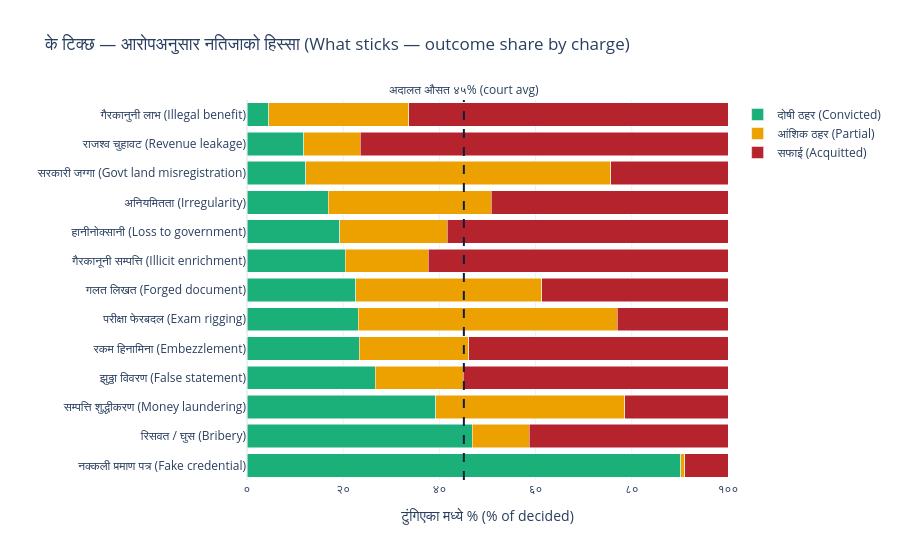

Notebook source saved alongside this figure:
### Markdown cell above
## 3. What actually sticks — conviction depends on what was charged

The court average hides enormous spread. **Fake-credential** cases (नक्कली प्रमाण पत्र) convict at
~90%; the core financial-graft families — embezzlement, loss to government, illegal benefit — convict
far below average. Each bar is one offense family's decided cases split 100% Convicted / Partial /
Acquitted, sorted so the most-convicting charge is on top. The dashed line is the court-wide
conviction rate.

### Code cell
df = outcome_by_charge.copy()
df["total"] = df.convicted + df.partial + df.acquitted
df["conv_pct"] = df.convicted / df.total * 100
df = df.sort_values("conv_pct")   # ascending -> highest ends up at the top of a horizontal bar
df["label"] = df.charge_ne + " (" + df.charge_en + ")"
for c in ["convicted", "partial", "acquitted"]:
    df[c + "_pct"] = df[c] / df.total * 100
long = df.melt(id_vars="label", value_vars=["convicted_pct", "partial_pct", "acquitted_pct"],
               var_name="outcome", value_name="pct")
long["outcome"] = long.outcome.map({"convicted_pct": L_CONV, "partial_pct": L_PART, "acquitted_pct": L_ACQ})
fig = px.bar(long, y="label", x="pct", color="outcome", orientation="h", color_discrete_map=OUT,
             category_orders={"label": df.label.tolist(), "outcome": [L_CONV, L_PART, L_ACQ]},
             title="के टिक्छ — आरोपअनुसार नतिजाको हिस्सा (What sticks — outcome share by charge)")
fig.update_layout(barmode="stack", xaxis_title="टुंगिएका मध्ये % (% of decided)", yaxis_title="",
                  legend_title="", height=560)
pct_ticks(fig, "x")
fig.add_vline(x=AVG, line_dash="dash", line_color=NAVY,
              annotation_text=f"अदालत औसत {dev(f'{AVG:.0f}')}% (court avg)", annotation_position="top")
fig

### Figure 1 — Plotly figure (JSON) as saved in the notebook; plotly's stock layout.template omitted (floating-point values rounded to 4 significant figures)
{"data": [{"hovertemplate": "outcome=दोषी ठहर (Convicted)<br>pct=%{x}<br>label=%{y}<extra></extra>", "legendgroup": "दोषी ठहर (Convicted)", "marker": {"color": "#1baf7a", "pattern": {"shape": ""}}, "name": "दोषी ठहर (Convicted)", "orientation": "h", "showlegend": true, "textposition": "auto", "type": "bar", "x": [4.478, 11.76, 12.2, 16.92, 19.25, 20.43, 22.58, 23.08, 23.32, 26.67, 39.29, 46.84, 90.19], "xaxis": "x", "y": ["गैरकानुनी लाभ (Illegal benefit)", "राजश्व चुहावट (Revenue leakage)", "सरकारी जग्गा (Govt land misregistration)", "अनियमितता (Irregularity)", "हानीनोक्सानी (Loss to government)", "गैरकानूनी सम्पत्ति (Illicit enrichment)", "गलत लिखत (Forged document)", "परीक्षा फेरबदल (Exam rigging)", "रकम हिनामिना (Embezzlement)", "झुठ्ठा विवरण (False statement)", "सम्पत्ति शुद्धीकरण (Money laundering)", "रिसवत / घुस (Bribery)", "नक्कली प्रमाण पत्र (Fake credential)"], "yaxis": "y"}, {"hovertemplate": "outcome=आंशिक ठहर (Partial)<br>pct=%{x}<br>label=%{y}<extra></extra>", "legendgroup": "आंशिक ठहर (Partial)", "marker": {"color": "#eda100", "pattern": {"shape": ""}}, "name": "आंशिक ठहर (Partial)", "orientation": "h", "showlegend": true, "textposition": "auto", "type": "bar", "x": [29.1, 11.76, 63.41, 33.85, 22.36, 17.2, 38.71, 53.85, 22.79, 18.33, 39.29, 11.85, 0.7911], "xaxis": "x", "y": ["गैरकानुनी लाभ (Illegal benefit)", "राजश्व चुहावट (Revenue leakage)", "सरकारी जग्गा (Govt land misregistration)", "अनियमितता (Irregularity)", "हानीनोक्सानी (Loss to government)", "गैरकानूनी सम्पत्ति (Illicit enrichment)", "गलत लिखत (Forged document)", "परीक्षा फेरबदल (Exam rigging)", "रकम हिनामिना (Embezzlement)", "झुठ्ठा विवरण (False statement)", "सम्पत्ति शुद्धीकरण (Money laundering)", "रिसवत / घुस (Bribery)", "नक्कली प्रमाण पत्र (Fake credential)"], "yaxis": "y"}, {"hovertemplate": "outcome=सफाई (Acquitted)<br>pct=%{x}<br>label=%{y}<extra></extra>", "legendgroup": "सफाई (Acquitted)", "marker": {"color": "#B5242C", "pattern": {"shape": ""}}, "name": "सफाई (Acquitted)", "orientation": "h", "showlegend": true, "textposition": "auto", "type": "bar", "x": [66.42, 76.47, 24.39, 49.23, 58.39, 62.37, 38.71, 23.08, 53.89, 55.0, 21.43, 41.31, 9.019], "xaxis": "x", "y": ["गैरकानुनी लाभ (Illegal benefit)", "राजश्व चुहावट (Revenue leakage)", "सरकारी जग्गा (Govt land misregistration)", "अनियमितता (Irregularity)", "हानीनोक्सानी (Loss to government)", "गैरकानूनी सम्पत्ति (Illicit enrichment)", "गलत लिखत (Forged document)", "परीक्षा फेरबदल (Exam rigging)", "रकम हिनामिना (Embezzlement)", "झुठ्ठा विवरण (False statement)", "सम्पत्ति शुद्धीकरण (Money laundering)", "रिसवत / घुस (Bribery)", "नक्कली प्रमाण पत्र (Fake credential)"], "yaxis": "y"}], "layout": {"annotations": [{"showarrow": false, "text": "अदालत औसत ४५% (court avg)", "x": 45.09, "xanchor": "center", "xref": "x", "y": 1, "yanchor": "bottom", "yref": "y domain"}], "barmode": "stack", "height": 560, "legend": {"title": {"text": ""}, "tracegroupgap": 0}, "shapes": [{"line": {"color": "#0E1F3A", "dash": "dash"}, "type": "line", "x0": 45.09, "x1": 45.09, "xref": "x", "y0": 0, "y1": 1, "yref": "y domain"}], "title": {"text": "के टिक्छ — आरोपअनुसार नतिजाको हिस्सा (What sticks — outcome share by charge)"}, "xaxis": {"anchor": "y", "domain": [0.0, 1.0], "range": [0, 100], "tickmode": "array", "ticktext": ["०", "२०", "४०", "६०", "८०", "१००"], "tickvals": [0, 20, 40, 60, 80, 100], "title": {"text": "टुंगिएका मध्ये % (% of decided)"}}, "yaxis": {"anchor": "x", "categoryarray": ["नक्कली प्रमाण पत्र (Fake credential)", "रिसवत / घुस (Bribery)", "सम्पत्ति शुद्धीकरण (Money laundering)", "झुठ्ठा विवरण (False statement)", "रकम हिनामिना (Embezzlement)", "परीक्षा फेरबदल (Exam rigging)", "गलत लिखत (Forged document)", "गैरकानूनी सम्पत्ति (Illicit enrichment)", "हानीनोक्सानी (Loss to government)", "अनियमितता (Irregularity)", "सरकारी जग्गा (Govt land misregistration)", "राजश्व चुहावट (Revenue leakage)", "गैरकानुनी लाभ (Illegal benefit)"], "categoryorder": "array", "domain": [0.0, 1.0], "title": {"text": ""}}}}
